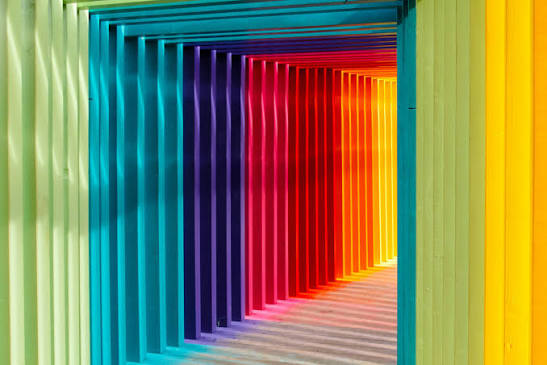
#> input picture Cv_MiniProjects/Color Mask/images.jfif, 547 x 365 px
$ python Color_mask.py
#> lines starting #> are read from the running program, lines starting #| are printed output that depends on the picture; after the words box and inside, x2 and y2 are one past the last pixel; in counts of white or black regions, pixels touching at a corner belong together
import cv2
import numpy as np


image = cv2.imread("images.jfif")
#> image is the input picture: shape (365, 547, 3); mean B, G, R 89.4, 131.2, 133.6


def mouse(event, x, y, flags, param):
    if event == cv2.EVENT_LBUTTONDOWN:
        print("BGR:", image[y, x])
        print("HSV:", image_hsv[y, x])

cv2.namedWindow("image")
cv2.setMouseCallback("image", mouse)
cv2.imshow("image", image)


image_rgb = cv2.cvtColor(image, cv2.COLOR_BGR2RGB)

lower_rgb = np.array([0, 0, 200])
upper_rgb = np.array([100, 255, 255])
mask_rgb = cv2.inRange(image_rgb, lower_rgb, upper_rgb)
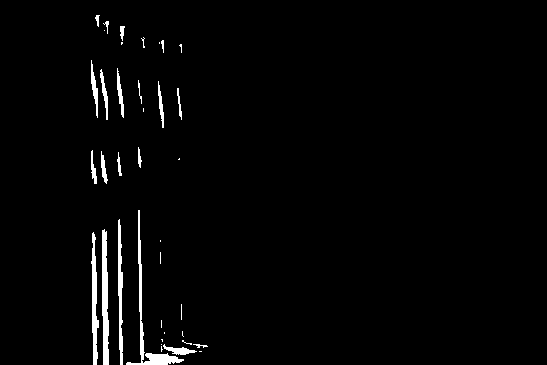
#> mask_rgb: shape (365, 547); 2.1% white; 38 white regions (18 under 20 px), largest, box (x1, y1, x2, y2) and area: (126, 210, 184, 365) 808, (102, 229, 109, 365) 745, (91, 232, 99, 365) 577
marked_rgb=cv2.bitwise_and(image_rgb,image_rgb,mask=mask_rgb)
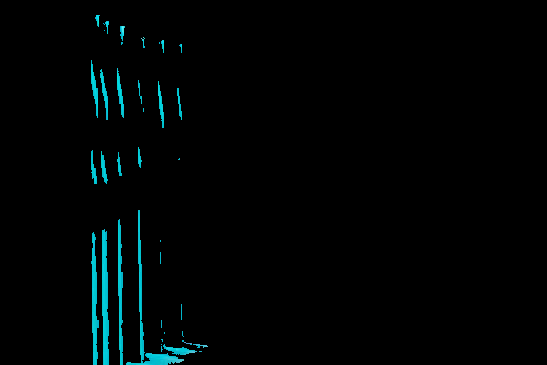
#> marked_rgb: shape (365, 547, 3); mean R, G, B 0.1, 4, 4.3
cv2.imshow("mask_rgb",marked_rgb)


image_hsv= cv2.cvtColor(image,cv2.COLOR_BGR2HSV)
#> image_hsv: shape (365, 547, 3); mean H, S, V 66.9, 188.5, 177.3
cv2.imshow("hsv",image_hsv)


lower_hsv = np.array([90, 200, 70])
upper_hsv = np.array([100, 255, 150])


mask_hsv= cv2.inRange(image_hsv, lower_hsv, upper_hsv)
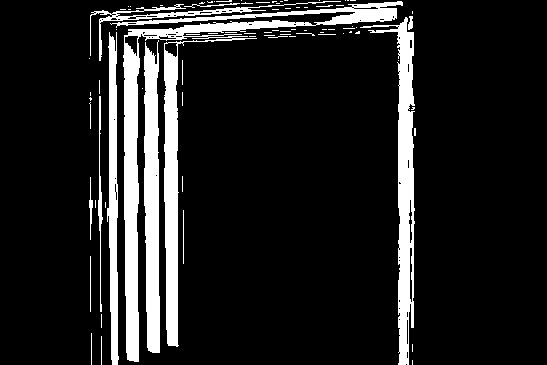
#> mask_hsv: shape (365, 547); 12.7% white; 83 white regions (66 under 20 px), largest, box (x1, y1, x2, y2) and area: (110, 1, 403, 362) 11547, (360, 17, 415, 365) 4801, (144, 40, 160, 353) 4095
marked_hsv= cv2.bitwise_and(image, image, mask=mask_hsv)
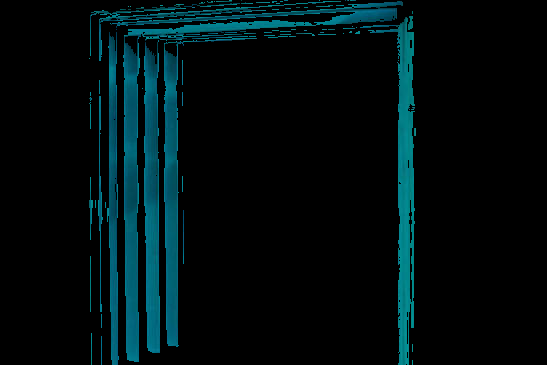
#> marked_hsv: shape (365, 547, 3); mean B, G, R 15.4, 13.3, 0.4

cv2.imshow("mask_hsv",marked_hsv)


cv2.waitKey(0)

while True:
    key = cv2.waitKey(1) & 0xFF
#> (key Esc is pressed here)

    if key == 27:
        break

cv2.destroyAllWindows()
